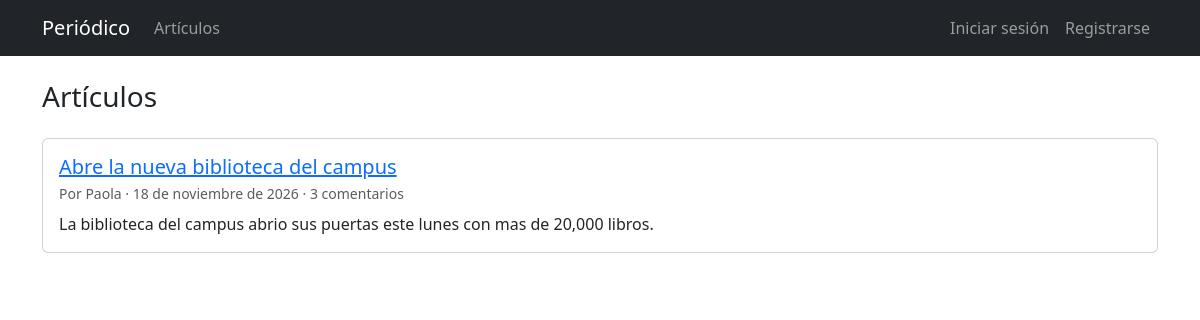
Before: /articulos/ with the older database file.
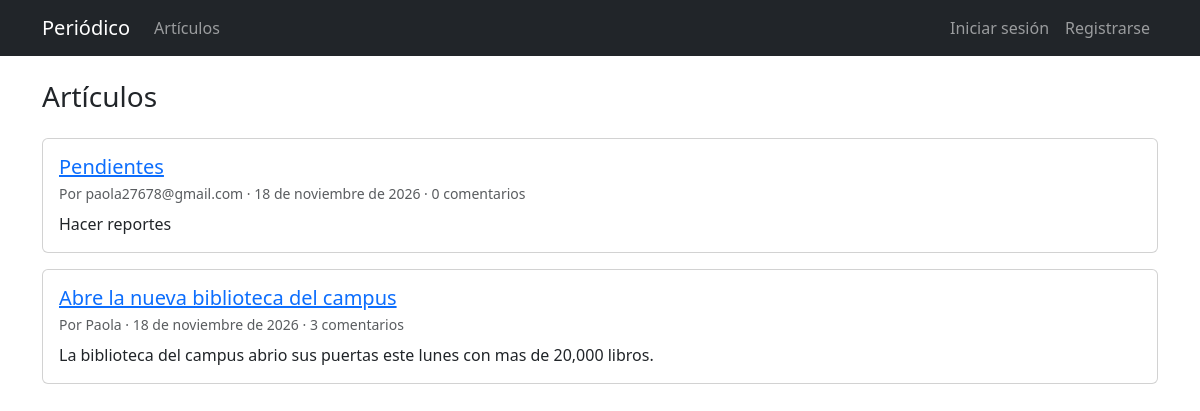
After: the same page with the newer database file.
### articulos/models.py (models this page shows, shortened)
class Articulo(models.Model):
    titulo = models.CharField("título", max_length=255)
    cuerpo = models.TextField()
    fecha = models.DateTimeField(auto_now_add=True)
    autor = models.ForeignKey(settings.AUTH_USER_MODEL, on_delete=models.CASCADE)
    class Meta:
        ordering = ["-fecha"]
        verbose_name = "artículo"
        verbose_name_plural = "artículos"
    def get_absolute_url(self):
        return reverse("articulo_detalle", kwargs={"pk": self.pk})

### cuentas/models.py (models this page shows)
class UsuarioPersonalizado(AbstractUser):
    edad = models.PositiveIntegerField(null=True, blank=True)

### articulos/views.py (the view)
# urls.py: path("", VistaListaArticulos.as_view(), name="articulo_lista"),
class VistaListaArticulos(ListView):
    model = Articulo
    template_name = "articulos/lista.html"

### templates/articulos/lista.html (shortened to what this page needs)
{% extends "base.html" %}
{% block contenido %}
  <h1 class="h3 mb-4">Artículos</h1>
  {% for articulo in articulo_list %}
    <div class="card mb-3">
      <div class="card-body">
        <h2 class="card-title h5">
          <a href="{{ articulo.get_absolute_url }}">{{ articulo.titulo }}</a>
        </h2>
        <p class="card-subtitle mb-2 text-body-secondary small">
          Por {{ articulo.autor.username }} · {{ articulo.fecha|date:"j \d\e F \d\e Y"|lower }}
          · {{ articulo.comentarios.count }} comentario{{ articulo.comentarios.count|pluralize }}
        </p>
        <p class="card-text">{{ articulo.cuerpo|truncatewords:30 }}</p>
      </div>
    </div>
  {% empty %}
    <p>Todavía no hay artículos.</p>
  {% endfor %}
{% endblock contenido %}

### templates/base.html (shortened to what this page needs)
<!DOCTYPE html>
<html lang="es">
<head>
  <link href="https://cdn.jsdelivr.net/npm/bootstrap@5.3.3/dist/css/bootstrap.min.css" rel="stylesheet">
</head>
<body>
  <nav class="navbar navbar-expand-md bg-dark mb-4" data-bs-theme="dark">
    <div class="container">
      <a class="navbar-brand" href="{% url 'inicio' %}">Periódico</a>
      <div class="collapse navbar-collapse" id="menu">
        <ul class="navbar-nav me-auto">
          <li class="nav-item">
            <a class="nav-link" href="{% url 'articulo_lista' %}">Artículos</a>
          </li>
        </ul>
        <ul class="navbar-nav ms-auto">
          {% if user.is_authenticated %}
            <li class="nav-item dropdown">
              <a class="nav-link dropdown-toggle" href="#" role="button"
                 data-bs-toggle="dropdown" aria-expanded="false">
                {{ user.username }}
              </a>
              <ul class="dropdown-menu dropdown-menu-end">
                <li>
                  <a class="dropdown-item" href="{% url 'password_change' %}">Cambiar contraseña</a>
                </li>
                <li><hr class="dropdown-divider"></li>
                <li>
                  <form action="{% url 'logout' %}" method="post">
                    {% csrf_token %}
                    <button type="submit" class="dropdown-item">Cerrar sesión</button>
                  </form>
                </li>
              </ul>
            </li>
          {% else %}
            <li class="nav-item">
              <a class="nav-link" href="{% url 'login' %}">Iniciar sesión</a>
            </li>
            <li class="nav-item">
              <a class="nav-link" href="{% url 'registro' %}">Registrarse</a>
            </li>
          {% endif %}
        </ul>
      </div>
    </div>
  </nav>
  <main class="container">
    {% block contenido %}
    {% endblock contenido %}
  </main>
</body>
</html>

Changed rows visible on the page:
added Articulo: titulo "Pendientes", autor.username "paola27678@gmail.com", fecha "18 de noviembre de 2026", comentarios.count "0", cuerpo "Hacer reportes"
